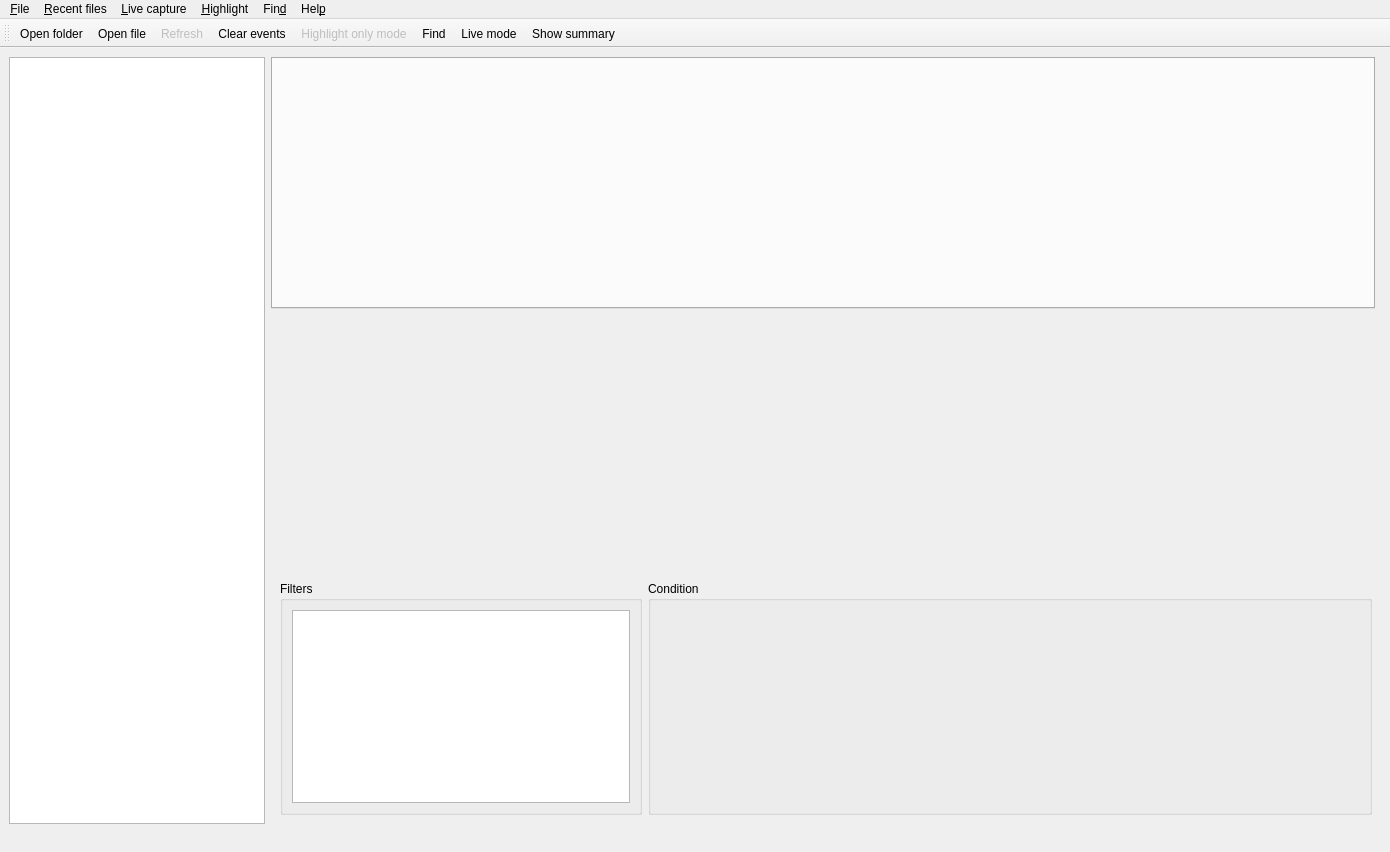
<?xml version="1.0" encoding="UTF-8"?>
<ui version="4.0">
 <class>MainWindow</class>
 <widget class="QMainWindow" name="MainWindow">
  <property name="geometry">
   <rect>
    <x>0</x>
    <y>0</y>
    <width>1390</width>
    <height>852</height>
   </rect>
  </property>
  <property name="acceptDrops">
   <bool>true</bool>
  </property>
  <property name="windowTitle">
   <string>Tableau Log Viewer</string>
  </property>
  <property name="iconSize">
   <size>
    <width>18</width>
    <height>18</height>
   </size>
  </property>
  <property name="toolButtonStyle">
   <enum>Qt::ToolButtonStyle::ToolButtonTextUnderIcon</enum>
  </property>
  <property name="tabShape">
   <enum>QTabWidget::TabShape::Rounded</enum>
  </property>
  <widget class="QWidget" name="centralwidget">
   <property name="enabled">
    <bool>true</bool>
   </property>
   <layout class="QGridLayout" name="gridLayout" rowstretch="0,0,0">
    <item row="2" column="1" colspan="2">
     <widget class="QWidget" name="filtersPane" native="true">
      <property name="sizePolicy">
       <sizepolicy hsizetype="Expanding" vsizetype="Expanding">
        <horstretch>0</horstretch>
        <verstretch>0</verstretch>
       </sizepolicy>
      </property>
      <property name="minimumSize">
       <size>
        <width>500</width>
        <height>200</height>
       </size>
      </property>
      <layout class="QHBoxLayout" name="horizontalLayout">
       <item>
        <widget class="QGroupBox" name="groupBox">
         <property name="sizePolicy">
          <sizepolicy hsizetype="Expanding" vsizetype="Expanding">
           <horstretch>1</horstretch>
           <verstretch>0</verstretch>
          </sizepolicy>
         </property>
         <property name="title">
          <string>Filters</string>
         </property>
         <layout class="QHBoxLayout" name="horizontalLayout_2">
          <item>
           <widget class="QTreeView" name="treeView_2"/>
          </item>
         </layout>
        </widget>
       </item>
       <item>
        <widget class="QGroupBox" name="filtersGroup">
         <property name="sizePolicy">
          <sizepolicy hsizetype="Expanding" vsizetype="Expanding">
           <horstretch>2</horstretch>
           <verstretch>0</verstretch>
          </sizepolicy>
         </property>
         <property name="title">
          <string>Condition</string>
         </property>
        </widget>
       </item>
      </layout>
     </widget>
    </item>
    <item row="0" column="0" rowspan="3">
     <widget class="QTreeView" name="treeView">
      <property name="sizePolicy">
       <sizepolicy hsizetype="Expanding" vsizetype="Expanding">
        <horstretch>0</horstretch>
        <verstretch>0</verstretch>
       </sizepolicy>
      </property>
      <property name="baseSize">
       <size>
        <width>200</width>
        <height>200</height>
       </size>
      </property>
      <property name="editTriggers">
       <set>QAbstractItemView::EditTrigger::NoEditTriggers</set>
      </property>
      <property name="selectionMode">
       <enum>QAbstractItemView::SelectionMode::ExtendedSelection</enum>
      </property>
      <property name="uniformRowHeights">
       <bool>true</bool>
      </property>
      <property name="headerHidden">
       <bool>true</bool>
      </property>
      <attribute name="headerVisible">
       <bool>false</bool>
      </attribute>
     </widget>
    </item>
    <item row="0" column="1">
     <widget class="QTabWidget" name="tabWidget">
      <property name="sizePolicy">
       <sizepolicy hsizetype="Expanding" vsizetype="Expanding">
        <horstretch>2</horstretch>
        <verstretch>0</verstretch>
       </sizepolicy>
      </property>
      <property name="baseSize">
       <size>
        <width>800</width>
        <height>200</height>
       </size>
      </property>
      <property name="contextMenuPolicy">
       <enum>Qt::ContextMenuPolicy::CustomContextMenu</enum>
      </property>
      <property name="styleSheet">
       <string notr="true">QTabBar::close-button {
    image: url(:/tab-close.png);
    subcontrol-position: right;
    margin-bottom: -2px;
}
QTabBar::close-button:hover {
    image: url(:/tab-close-red.png);
}
QTabWidget::tab-bar {
    left: 0px;
}
</string>
      </property>
      <property name="tabPosition">
       <enum>QTabWidget::TabPosition::North</enum>
      </property>
      <property name="tabShape">
       <enum>QTabWidget::TabShape::Rounded</enum>
      </property>
      <property name="elideMode">
       <enum>Qt::TextElideMode::ElideRight</enum>
      </property>
      <property name="usesScrollButtons">
       <bool>true</bool>
      </property>
      <property name="documentMode">
       <bool>false</bool>
      </property>
      <property name="tabsClosable">
       <bool>true</bool>
      </property>
      <property name="movable">
       <bool>true</bool>
      </property>
     </widget>
    </item>
    <item row="1" column="1" colspan="2">
     <widget class="SearchTab" name="searchPane" native="true">
      <property name="sizePolicy">
       <sizepolicy hsizetype="Expanding" vsizetype="Expanding">
        <horstretch>0</horstretch>
        <verstretch>0</verstretch>
       </sizepolicy>
      </property>
      <property name="minimumSize">
       <size>
        <width>500</width>
        <height>200</height>
       </size>
      </property>
      <layout class="QHBoxLayout" name="horizontalLayout_3"/>
     </widget>
    </item>
   </layout>
  </widget>
  <widget class="QStatusBar" name="statusbar">
   <property name="sizePolicy">
    <sizepolicy hsizetype="Ignored" vsizetype="Preferred">
     <horstretch>0</horstretch>
     <verstretch>0</verstretch>
    </sizepolicy>
   </property>
   <property name="sizeGripEnabled">
    <bool>false</bool>
   </property>
  </widget>
  <widget class="QMenuBar" name="menuBar">
   <property name="geometry">
    <rect>
     <x>0</x>
     <y>0</y>
     <width>1390</width>
     <height>24</height>
    </rect>
   </property>
   <widget class="QMenu" name="menuFile">
    <property name="title">
     <string>&amp;File</string>
    </property>
    <addaction name="actionOpen_in_new_tab"/>
    <addaction name="actionMerge_into_tab"/>
    <addaction name="separator"/>
    <addaction name="actionClear_all_events"/>
    <addaction name="actionRefresh"/>
    <addaction name="actionShow_summary"/>
    <addaction name="actionCreate_info_viz"/>
    <addaction name="separator"/>
    <addaction name="actionClose_tab"/>
    <addaction name="actionClose_all_tabs"/>
    <addaction name="separator"/>
    <addaction name="actionExit"/>
   </widget>
   <widget class="QMenu" name="menuRecent_files">
    <property name="title">
     <string>&amp;Recent files</string>
    </property>
   </widget>
   <widget class="QMenu" name="menuHighlight">
    <property name="title">
     <string>&amp;Highlight</string>
    </property>
    <widget class="QMenu" name="menuLoad_filters">
     <property name="title">
      <string>Load &amp;filters</string>
     </property>
     <addaction name="actionPlaceholder"/>
    </widget>
    <addaction name="actionHighlight"/>
    <addaction name="actionFind_next_highlighted"/>
    <addaction name="actionFind_previous_highlighted"/>
    <addaction name="actionHighlight_only_mode"/>
    <addaction name="separator"/>
    <addaction name="menuLoad_filters"/>
    <addaction name="actionSave_filters"/>
   </widget>
   <widget class="QMenu" name="menuFind">
    <property name="title">
     <string>Fin&amp;d</string>
    </property>
    <addaction name="actionFind"/>
    <addaction name="actionFind_next"/>
    <addaction name="actionFind_previous"/>
    <addaction name="actionFind_in_files"/>
   </widget>
   <widget class="QMenu" name="menuHelp">
    <property name="title">
     <string>Hel&amp;p</string>
    </property>
    <addaction name="actionOptions"/>
   </widget>
   <widget class="QMenu" name="menuTail_file">
    <property name="title">
     <string>&amp;Live capture</string>
    </property>
    <addaction name="actionTail_current_tab"/>
    <addaction name="separator"/>
    <addaction name="actionOpen_log_txt"/>
    <addaction name="actionOpen_beta_log_txt"/>
    <addaction name="separator"/>
    <addaction name="actionLog_directory"/>
    <addaction name="actionBeta_log_directory"/>
    <addaction name="actionChoose_directory"/>
   </widget>
   <addaction name="menuFile"/>
   <addaction name="menuRecent_files"/>
   <addaction name="menuTail_file"/>
   <addaction name="menuHighlight"/>
   <addaction name="menuFind"/>
   <addaction name="menuHelp"/>
  </widget>
  <widget class="QToolBar" name="toolBar">
   <property name="windowTitle">
    <string>toolBar</string>
   </property>
   <attribute name="toolBarArea">
    <enum>TopToolBarArea</enum>
   </attribute>
   <attribute name="toolBarBreak">
    <bool>false</bool>
   </attribute>
   <addaction name="actionOpen_Folder"/>
   <addaction name="actionOpen_in_new_tab"/>
   <addaction name="actionRefresh"/>
   <addaction name="actionClear_all_events"/>
   <addaction name="actionHighlight_only_mode"/>
   <addaction name="actionFind"/>
   <addaction name="actionTail_current_tab"/>
   <addaction name="actionShow_summary"/>
  </widget>
  <action name="actionOpen_in_new_tab">
   <property name="icon">
    <iconset resource="resources.qrc">
     <normaloff>:/ctx-copy.png</normaloff>:/ctx-copy.png</iconset>
   </property>
   <property name="text">
    <string>&amp;Open in new tab...</string>
   </property>
   <property name="iconText">
    <string>Open file</string>
   </property>
   <property name="shortcut">
    <string>Ctrl+O</string>
   </property>
  </action>
  <action name="actionMerge_into_tab">
   <property name="enabled">
    <bool>false</bool>
   </property>
   <property name="icon">
    <iconset resource="resources.qrc">
     <normaloff>:/ctx-open-merge.png</normaloff>:/ctx-open-merge.png</iconset>
   </property>
   <property name="text">
    <string>&amp;Merge into tab...</string>
   </property>
   <property name="shortcut">
    <string>Ctrl+Shift+O</string>
   </property>
  </action>
  <action name="actionRefresh">
   <property name="enabled">
    <bool>false</bool>
   </property>
   <property name="icon">
    <iconset resource="resources.qrc">
     <normaloff>:/ctx-refresh.png</normaloff>:/ctx-refresh.png</iconset>
   </property>
   <property name="text">
    <string>&amp;Refresh</string>
   </property>
   <property name="shortcut">
    <string>F5</string>
   </property>
  </action>
  <action name="actionSave_filters">
   <property name="enabled">
    <bool>false</bool>
   </property>
   <property name="text">
    <string>&amp;Save filters...</string>
   </property>
  </action>
  <action name="actionClose_tab">
   <property name="enabled">
    <bool>false</bool>
   </property>
   <property name="text">
    <string>&amp;Close tab</string>
   </property>
   <property name="shortcut">
    <string>Ctrl+F4</string>
   </property>
  </action>
  <action name="actionClose_all_tabs">
   <property name="enabled">
    <bool>false</bool>
   </property>
   <property name="text">
    <string>Close &amp;all tabs</string>
   </property>
   <property name="shortcut">
    <string>Ctrl+Shift+F4</string>
   </property>
  </action>
  <action name="actionExit">
   <property name="text">
    <string>E&amp;xit</string>
   </property>
  </action>
  <action name="actionHighlight">
   <property name="text">
    <string>&amp;Highlight...</string>
   </property>
   <property name="shortcut">
    <string>Ctrl+G</string>
   </property>
  </action>
  <action name="actionFind_next_highlighted">
   <property name="enabled">
    <bool>false</bool>
   </property>
   <property name="text">
    <string>Find &amp;next highlighted</string>
   </property>
   <property name="shortcut">
    <string>F4</string>
   </property>
  </action>
  <action name="actionFind_previous_highlighted">
   <property name="enabled">
    <bool>false</bool>
   </property>
   <property name="text">
    <string>Find &amp;previous highlighted</string>
   </property>
   <property name="shortcut">
    <string>Shift+F4</string>
   </property>
  </action>
  <action name="actionHighlight_only_mode">
   <property name="checkable">
    <bool>true</bool>
   </property>
   <property name="enabled">
    <bool>false</bool>
   </property>
   <property name="icon">
    <iconset resource="resources.qrc">
     <normaloff>:/ctx-highlight.png</normaloff>:/ctx-highlight.png</iconset>
   </property>
   <property name="text">
    <string>Highlight &amp;only mode</string>
   </property>
   <property name="shortcut">
    <string>Ctrl+J</string>
   </property>
  </action>
  <action name="actionFind">
   <property name="icon">
    <iconset resource="resources.qrc">
     <normaloff>:/ctx-find.png</normaloff>:/ctx-find.png</iconset>
   </property>
   <property name="text">
    <string>&amp;Find...</string>
   </property>
   <property name="shortcut">
    <string>Ctrl+F</string>
   </property>
  </action>
  <action name="actionFind_next">
   <property name="enabled">
    <bool>false</bool>
   </property>
   <property name="icon">
    <iconset theme="system-search"/>
   </property>
   <property name="text">
    <string>Find &amp;next</string>
   </property>
   <property name="shortcut">
    <string>F3</string>
   </property>
  </action>
  <action name="actionFind_previous">
   <property name="enabled">
    <bool>false</bool>
   </property>
   <property name="text">
    <string>Find &amp;previous</string>
   </property>
   <property name="shortcut">
    <string>Shift+F3</string>
   </property>
  </action>
  <action name="actionOptions">
   <property name="text">
    <string>&amp;Options...</string>
   </property>
  </action>
  <action name="actionClear_Recent_Files">
   <property name="text">
    <string>Clear recent files</string>
   </property>
  </action>
  <action name="actionPlaceholder">
   <property name="text">
    <string>placeholder</string>
   </property>
  </action>
  <action name="actionTail_current_tab">
   <property name="checkable">
    <bool>true</bool>
   </property>
   <property name="icon">
    <iconset resource="resources.qrc">
     <normaloff>:/ctx-livecapture.png</normaloff>:/ctx-livecapture.png</iconset>
   </property>
   <property name="text">
    <string>Live &amp;mode</string>
   </property>
   <property name="shortcut">
    <string>Ctrl+Shift+L</string>
   </property>
  </action>
  <action name="actionClear_all_events">
   <property name="icon">
    <iconset resource="resources.qrc">
     <normaloff>:/ctx-clear.png</normaloff>:/ctx-clear.png</iconset>
   </property>
   <property name="text">
    <string>Clear all &amp;events</string>
   </property>
   <property name="iconText">
    <string>Clear events</string>
   </property>
   <property name="shortcut">
    <string>Ctrl+Shift+C</string>
   </property>
  </action>
  <action name="actionOpen_log_txt">
   <property name="text">
    <string>&amp;Open log.txt</string>
   </property>
  </action>
  <action name="actionOpen_beta_log_txt">
   <property name="text">
    <string>Open (beta) log.&amp;txt</string>
   </property>
  </action>
  <action name="actionShow_summary">
   <property name="icon">
    <iconset resource="resources.qrc">
     <normaloff>:/ctx-summary.png</normaloff>:/ctx-summary.png</iconset>
   </property>
   <property name="text">
    <string>Show &amp;summary</string>
   </property>
   <property name="shortcut">
    <string>Ctrl+M</string>
   </property>
  </action>
  <action name="actionLog_directory">
   <property name="text">
    <string>&amp;Log directory</string>
   </property>
   <property name="shortcut">
    <string>Ctrl+L</string>
   </property>
  </action>
  <action name="actionBeta_log_directory">
   <property name="text">
    <string>&amp;Beta log directory</string>
   </property>
   <property name="shortcut">
    <string>Ctrl+B</string>
   </property>
  </action>
  <action name="actionChoose_directory">
   <property name="text">
    <string>Choose &amp;directory...</string>
   </property>
  </action>
  <action name="actionCreate_info_viz">
   <property name="text">
    <string>Create &amp;info viz</string>
   </property>
   <property name="toolTip">
    <string>Create visualization workbook for query analysis</string>
   </property>
   <property name="shortcut">
    <string>Ctrl+I</string>
   </property>
  </action>
  <action name="actionOpen_Folder">
   <property name="icon">
    <iconset resource="resources.qrc">
     <normaloff>:/ctx-open.png</normaloff>:/ctx-open.png</iconset>
   </property>
   <property name="text">
    <string>&amp;Open folder</string>
   </property>
   <property name="iconText">
    <string>Open folder</string>
   </property>
   <property name="toolTip">
    <string>Open folder</string>
   </property>
   <property name="shortcut">
    <string>Ctrl+O</string>
   </property>
  </action>
  <action name="actionFind_in_files">
   <property name="icon">
    <iconset resource="resources.qrc">
     <normaloff>:/ctx-find.png</normaloff>:/ctx-find.png</iconset>
   </property>
   <property name="text">
    <string>&amp;Find in files...</string>
   </property>
   <property name="shortcut">
    <string>Ctrl+Shift+F</string>
   </property>
  </action>
 </widget>
 <customwidgets>
  <customwidget>
   <class>SearchTab</class>
   <extends>QWidget</extends>
   <header location="global">searchtab.h</header>
   <container>1</container>
  </customwidget>
 </customwidgets>
 <resources>
  <include location="resources.qrc"/>
 </resources>
 <connections/>
</ui>
